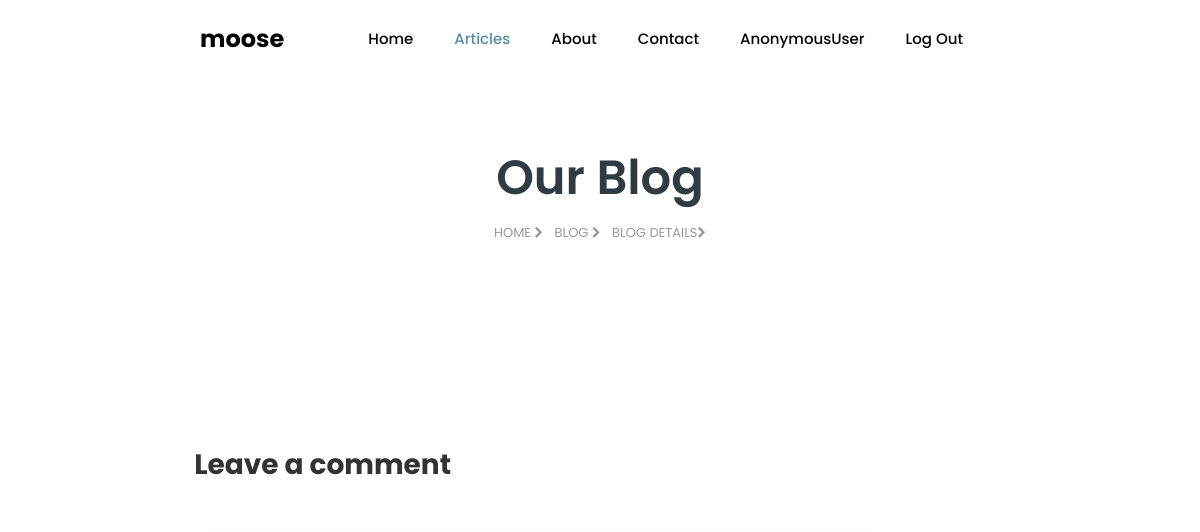
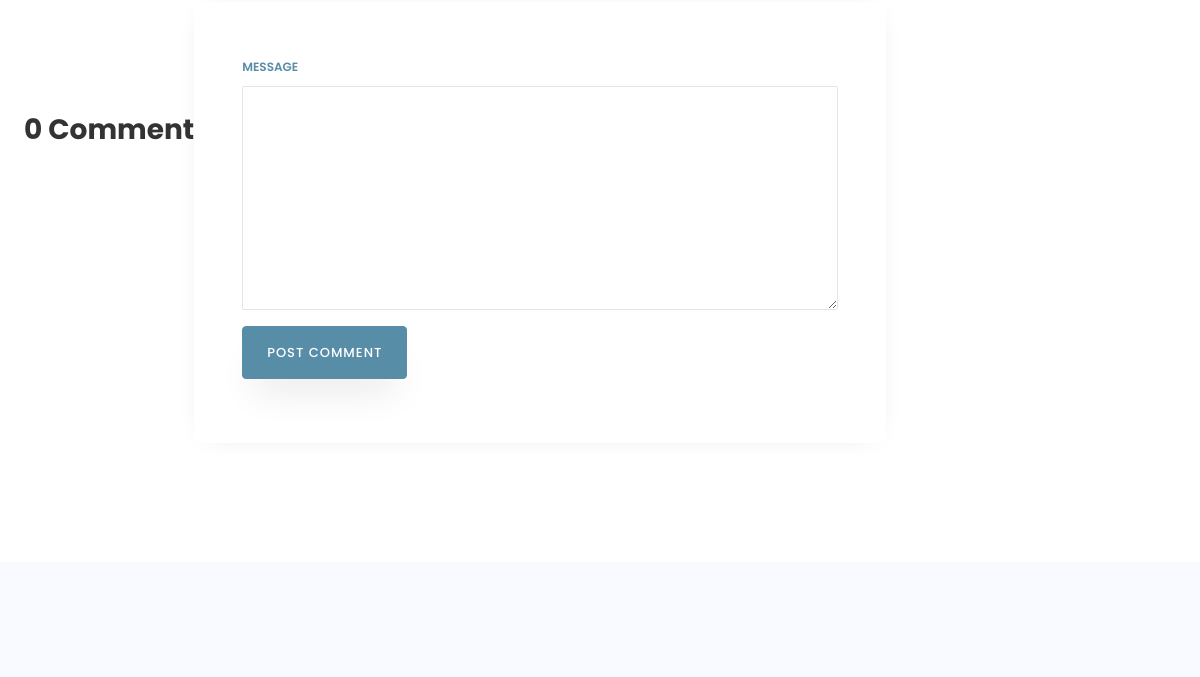
/post/1 (upper part), run on an earlier commit of the app's database (2 pictures, top to bottom).
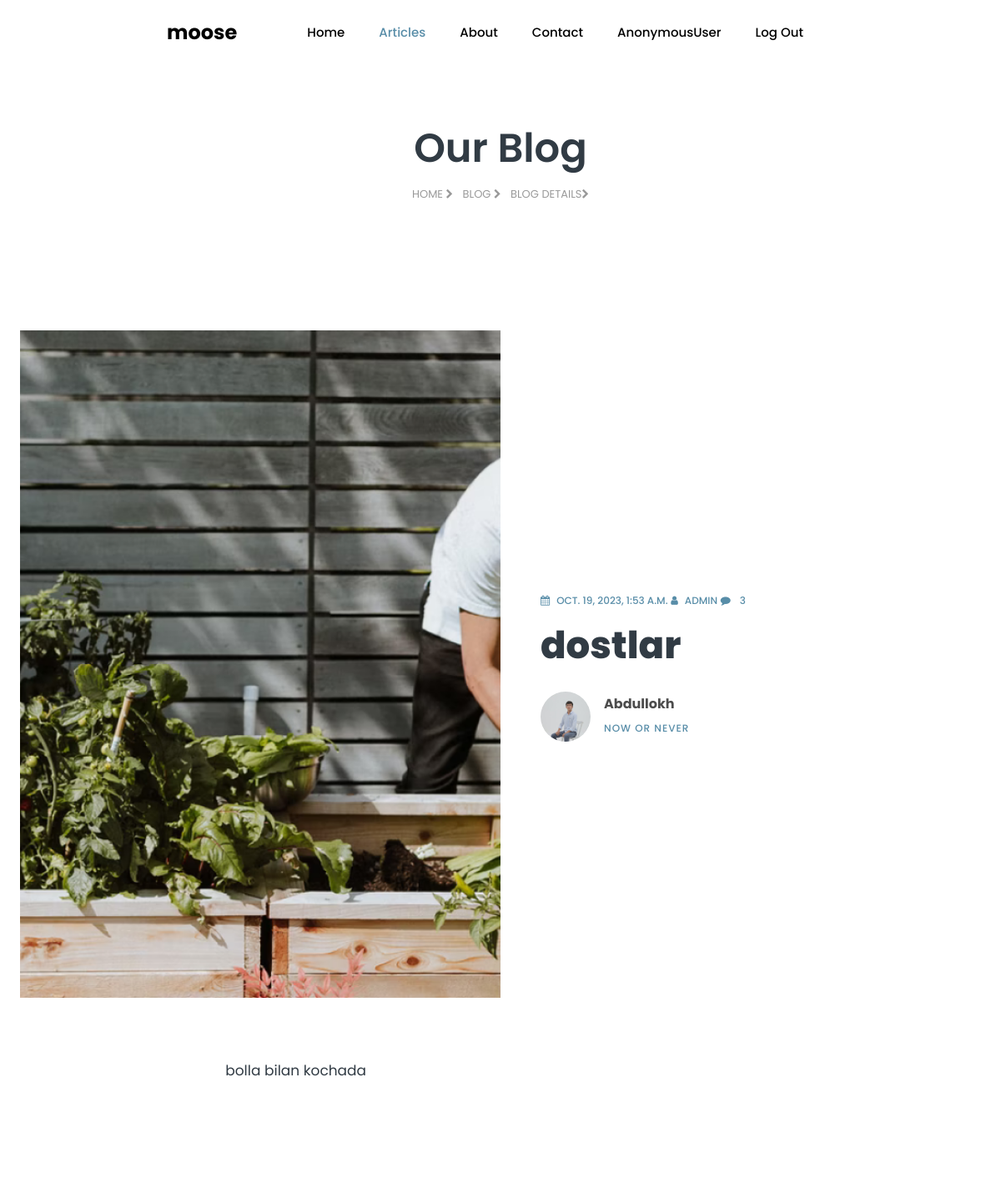
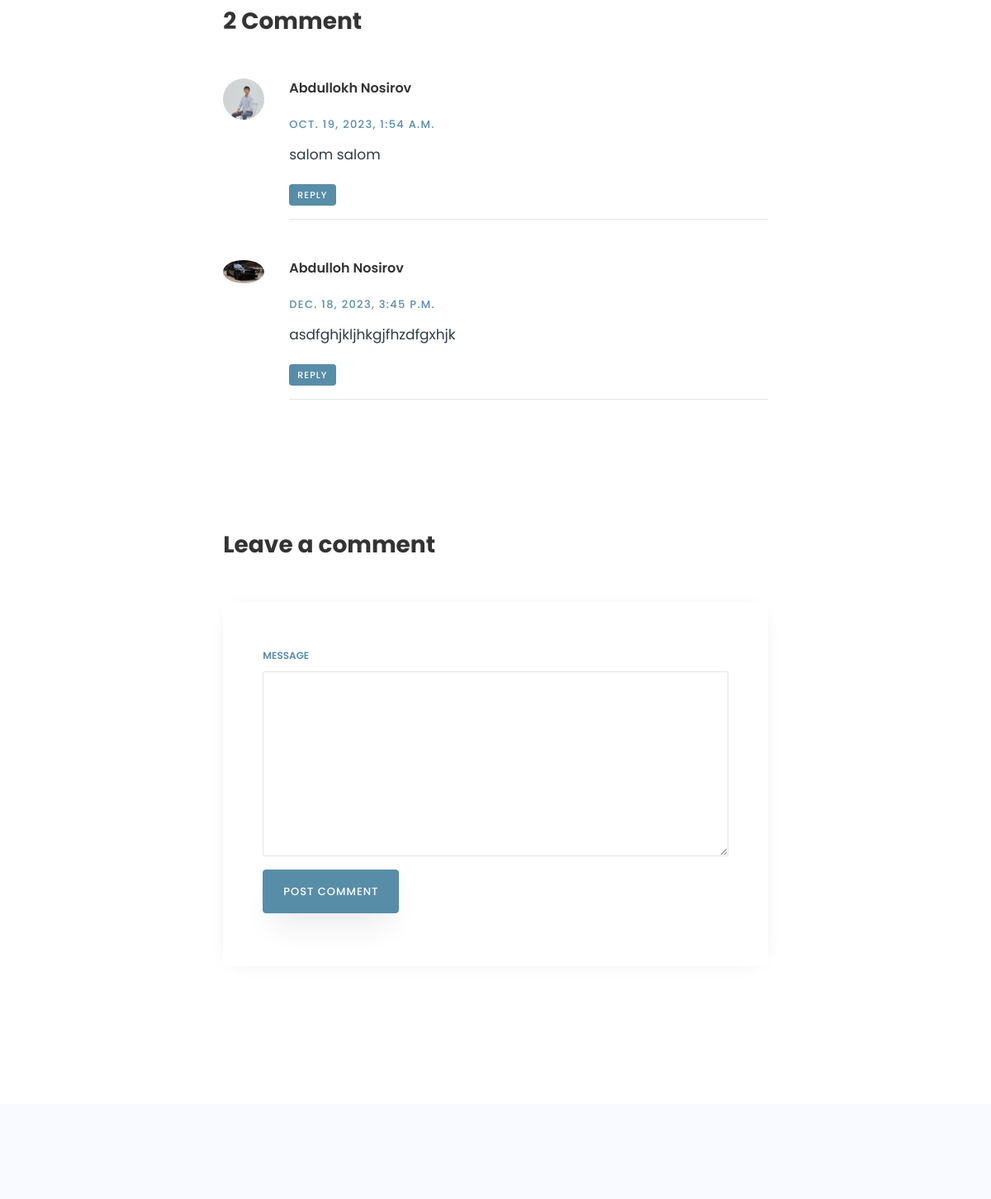
And on a later commit of the database (2 pictures, top to bottom).
### main/models.py (models this page shows, shortened)
class PostModel(models.Model):
    title = models.CharField(max_length=150)
    img = models.ImageField(upload_to='posts/')
    description = models.TextField()
    auther = models.ForeignKey(UserModel, on_delete=models.CASCADE)
    tags = models.ManyToManyField(TagModels, null=True, blank=True)
    created_at = models.DateTimeField(auto_now_add=True)

class UserModel(models.Model):
    first_name = models.CharField(max_length=100)
    last_name = models.CharField(max_length=100)
    avatar = models.ImageField(upload_to='avatar/')
    bio = models.CharField(max_length=200)
    username = models.CharField(max_length=100, unique=True)
    email = models.EmailField(unique=True)
    password = models.CharField(max_length=100)
    created_at = models.DateTimeField(auto_now_add=True)
    def __str__(self):
        return self.first_name

class CommentModels(models.Model):
    name = models.CharField(max_length=250)
    post_c = models.ForeignKey(PostModel, on_delete=models.CASCADE)
    auther = models.ForeignKey(UserModel, on_delete=models.CASCADE)
    created_at = models.DateTimeField(auto_now_add=True)

### main/views.py (the view)
# urls.py: path('post/<int:pk>', detail, name='detail'),
def detail(request, pk):
    obj = PostModel.objects.filter(pk=pk)
    comments = CommentModels.objects.filter(post_c_id=pk)
    if request.method == 'POST' and request.POST['name'].strip() != '':
        name = request.POST['name']
        page = pk
        user1 = UserModel.objects.get(username=request.user)
        comment = CommentModels(name=name, post_c_id=page, auther=user1)
        comment.save()
    return render(request, template_name='blog-single.html', context={
        'obj': obj,
        'comments': comments
    })

### templates/blog-single.html (shortened to what this page needs)
{% load static %}
<!DOCTYPE html>
<html lang="en">
<head>
    <link rel="stylesheet" href="https://stackpath.bootstrapcdn.com/font-awesome/4.7.0/css/font-awesome.min.css">
    <link rel="stylesheet" href="{% static 'main/css/animate.css' %}">
    <link rel="stylesheet" href="{% static 'main/css/owl.carousel.min.css' %}">
    <link rel="stylesheet" href="{% static 'main/css/owl.theme.default.min.css' %}">
    <link rel="stylesheet" href="{% static 'main/css/magnific-popup.css' %}">
    <link rel="stylesheet" href="{% static 'main/css/flaticon.css' %}">
    <link rel="stylesheet" href="{% static 'main/css/style.css' %}">
</head>
<body>
<nav class="navbar navbar-expand-lg navbar-dark ftco_navbar bg-dark ftco-navbar-light" id="ftco-navbar">
    <div class="container">
        <a class="navbar-brand" href="index-2.html">moose</a>
        <div class="collapse navbar-collapse" id="ftco-nav">
            <ul class="navbar-nav ml-auto">
                <li class="nav-item"><a href="{% url 'home' %}" class="nav-link">Home</a></li>
                <li class="nav-item active"><a href="{% url 'blog' %}" class="nav-link">Articles</a></li>
                <li class="nav-item"><a href="about.html" class="nav-link">About</a></li>
                <li class="nav-item"><a href="contact.html" class="nav-link">Contact</a></li>
                <li class="nav-item"><a href="{% url 'profile' %}" class="nav-link">{{ request.user }}</a></li>
                <li class="nav-item"><a href="{% url 'log_out' %}" class="nav-link">Log Out</a></li>
            </ul>
        </div>
    </div>
</nav>
<section class="hero-wrap hero-wrap-2">
    <div class="container">
        <div class="row no-gutters slider-text align-items-center justify-content-center">
            <div class="col-md-9 text-center ftco-animate pt-5">
                <h1 class="mb-3 bread">Our Blog</h1>
                <p class="breadcrumbs"><span class="mr-2"><a href="index-2.html">Home <i
                        class="fa fa-chevron-right"></i></a></span> <span class="mr-2"><a href="blog.html">Blog <i
                        class="fa fa-chevron-right"></i></a></span> <span>Blog Details<i
                        class="fa fa-chevron-right"></i></span></p>
            </div>
        </div>
    </div>
</section>
<section class="ftco-section">
    <div class="container-fluid px-md-4">
        <div class="row no-gutters">
            <div class="col-md-12 blog-wrap">
                <div class="row no-gutters align-items-center">
                    {% for blog in obj %}
                        <div class="col-md-6 img img-blog js-fullheight"
                             style="background-image: url({{ blog.img.url }});">
                        </div>
                        <div class="col-md-6">
                            <div class="text p-md-5 py-5 px-4 ftco-animate">
                                <p class="meta">
                                    <a href="#"><span class="fa fa-calendar mr-2"></span>{{ blog.created_at }}</a>
                                    <a href="#"><span class="fa fa-user mr-2"></span>Admin</a>
                                    <a href="#" class="meta-chat"><span class="fa fa-comment mr-2"></span> 3</a>
                                </p>
                                <h2 class="mb-4"><a href="blog-single.html">{{ blog.title }}</a></h2>
                                <div class="icon d-flex align-items-center">
                                    <div class="img" style="background-image: url({{ blog.auther.avatar.url }});"></div>
                                    <div class="position pl-3">
                                        <h4 class="mb-0">{{ blog.auther }}</h4>
                                        <span>{{ blog.auther.bio }}</span>
                                    </div>
                                </div>
                            </div>
                        </div>
                        </div>
                        <div class="row justify-content-center pt-4 py-md-5">
                        <div class="col-md-7">
                        <div class="py-4">
                            <p>
                                {{ blog.description }}
                            </p>
                        </div>
                    {% endfor %}
                    <div class="comment-post py-5">
                        {% if i|length != 1 and i|length != 0 %}
                            <h3 class="mb-5">{{ comments|length }} Comments</h3>
                        {% else %}
                            <h3 class="mb-5">{{ comments|length }} Comment</h3>
                        {% endif %}
                        {% for i in comments %}
                            <ul class="comment-list">
                            <li class="comment">
                            <div class="vcard bio">
                                <img src="{{ i.auther.avatar.url }}" alt="Image placeholder">
                            </div>
                            <div class="comment-body">
                                <h3>{{ i.auther.first_name }} {{ i.auther.last_name }}</h3>
                                <div class="meta">{{ i.created_at }}</div>
                                <p>{{ i.name }}</p>
                                <p><a href="#" class="reply">Reply</a></p>
                                <hr>
                                <br>
                            </div>
                        {% endfor %}
                        </li>
                    </div>
                    <div class="comment-form-wrap pt-5">
                        <h3 class="mb-5">Leave a comment</h3>
                        <form action="#" class="p-5 comment-form" method="POST">{% csrf_token %}
                            <div class="row">
                                <div class="col-md-12">
                                    <div class="form-group">
                                        <label for="message">Message</label>
                                        <textarea name="name" id="message" cols="30" rows="10"
                                                  class="form-control"></textarea>
                                    </div>
                                </div>
                                <div class="col-md-12">
                                    <div class="form-group">
                                        <input type="submit" value="Post Comment" class="btn py-3 px-4 btn-primary">
                                    </div>
                                </div>
                            </div>
                        </form>
                    </div>
                    </div>
                    </div>
            </div>
        </div>
    </div>
</section>
<section class="ftco-intro ftco-section bg-light">
</section>
</body>
</html>

What changed in the data, as far as the page shows it:
added PostModel: img (picture), created_at "OCT. 19, 2023, 1:53 A.M.", title "dostlar", auther.avatar (picture), auther "Abdullokh", auther.bio "NOW OR NEVER", description "bolla bilan kochada"
added CommentModels: auther.avatar (picture), auther.first_name "Abdullokh", auther.last_name "Nosirov", created_at "OCT. 19, 2023, 1:54 A.M.", name "salom salom"
added CommentModels: auther.avatar (picture), auther.first_name "Abdulloh", auther.last_name "Nosirov", created_at "DEC. 18, 2023, 3:45 P.M.", name "asdfghjkljhkgjfhzdfgxhjk"
Also different on the page:
{{ comments|length }}: "0" → "2"
